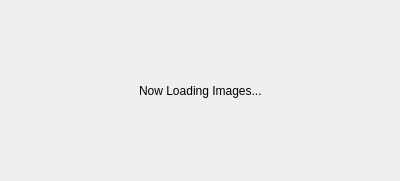
<?xml version="1.0" encoding="UTF-8"?>
<ui version="4.0">
 <class>Dialog</class>
 <widget class="QDialog" name="Dialog">
  <property name="geometry">
   <rect>
    <x>0</x>
    <y>0</y>
    <width>400</width>
    <height>181</height>
   </rect>
  </property>
  <property name="windowTitle">
   <string>Now Loading Images...</string>
  </property>
  <layout class="QGridLayout" name="gridLayout">
   <item row="0" column="0">
    <spacer name="horizontalSpacer">
     <property name="orientation">
      <enum>Qt::Horizontal</enum>
     </property>
     <property name="sizeHint" stdset="0">
      <size>
       <width>40</width>
       <height>20</height>
      </size>
     </property>
    </spacer>
   </item>
   <item row="0" column="1">
    <widget class="QLabel" name="label">
     <property name="text">
      <string>Now Loading Images...</string>
     </property>
    </widget>
   </item>
   <item row="0" column="3">
    <spacer name="horizontalSpacer_2">
     <property name="orientation">
      <enum>Qt::Horizontal</enum>
     </property>
     <property name="sizeHint" stdset="0">
      <size>
       <width>40</width>
       <height>20</height>
      </size>
     </property>
    </spacer>
   </item>
  </layout>
 </widget>
 <resources/>
 <connections/>
</ui>
